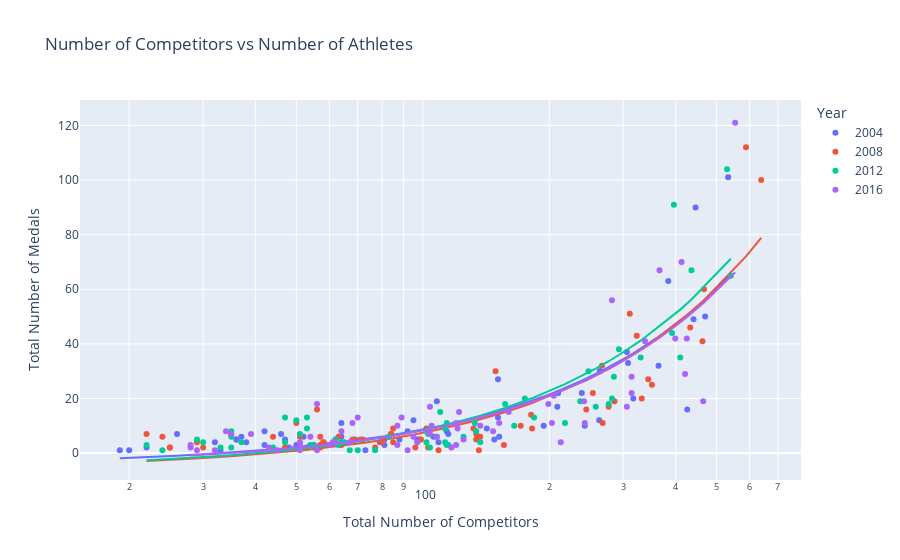

The notebook cell this image was saved under:
### Code cell
fig = px.scatter(
                 od,
                 x = od["Athletes"],
                 y = od["Total"],
                 trendline="ols",
                 labels={"Athletes" :"Total Number of Competitors",
                 "Total" : "Total Number of Medals"},
                 title=f"Number of Competitors vs Number of Athletes",
                 hover_data=["Country"],
                 log_x=True,
                 facet_col= "Year",
                 color = "Year"
                )
fig.show()

### Figure 1 — Plotly figure (JSON) as saved in the notebook; plotly's stock layout.template omitted (floating-point values rounded to 4 significant figures)
{"data": [{"customdata": [["Argentina"], ["Australia"], ["Azerbaijan"], ["Bahamas"], ["Belarus"], ["Belgium"], ["Brazil"], ["Bulgaria"], ["Canada"], ["China"], ["Chinese Taipei"], ["Colombia"], ["Croatia"], ["Cuba"], ["Czech Republic"], ["Denmark"], ["Dominican Republic"], ["Egypt"], ["Estonia"], ["Ethiopia"], ["Finland"], ["France"], ["Georgia"], ["Germany"], ["Great Britain"], ["Greece"], ["Hungary"], ["India"], ["Indonesia"], ["Iran"], ["Italy"], ["Jamaica"], ["Japan"], ["Kazakhstan"], ["Kenya"], ["Lithuania"], ["Mexico"], ["Mongolia"], ["Morocco"], ["Netherlands"], ["New Zealand"], ["North Korea"], ["Norway"], ["Poland"], ["Portugal"], ["Romania"], ["Russia"], ["Slovakia"], ["Slovenia"], ["South Africa"], ["South Korea"], ["Spain"], ["Sweden"], ["Switzerland"], ["Thailand"], ["Trinidad and Tobago"], ["Turkey"], ["Ukraine"], ["United States"], ["Uzbekistan"], ["Venezuela"]], "hovertemplate": "Year=2004<br>Total Number of Competitors=%{x}<br>Total Number of Medals=%{y}<br>Country=%{customdata[0]}<extra></extra>", "legendgroup": "2004", "marker": {"color": "#636efa", "symbol": "circle"}, "mode": "markers", "name": "2004", "orientation": "v", "showlegend": true, "type": "scatter", "x": [152, 470, 36, 22, 151, 50, 243, 95, 263, 384, 88, 53, 81, 151, 142, 92, 33, 97, 42, 26, 53, 308, 32, 441, 264, 426, 209, 73, 38, 37, 364, 47, 306, 114, 46, 59, 109, 20, 55, 210, 148, 36, 52, 194, 81, 108, 446, 64, 79, 106, 264, 317, 115, 98, 42, 19, 64, 239, 533, 69, 48], "xaxis": "x", "y": [6, 50, 5, 2, 13, 3, 10, 12, 12, 63, 5, 2, 5, 27, 9, 8, 1, 5, 3, 7, 2, 33, 4, 49, 30, 16, 17, 1, 4, 6, 32, 5, 37, 8, 7, 3, 4, 1, 3, 22, 5, 5, 6, 10, 3, 19, 90, 6, 4, 6, 30, 20, 7, 5, 8, 1, 11, 22, 101, 5, 2], "yaxis": "y"}, {"hovertemplate": "<b>OLS trendline</b><br>Total = 0.128877 * Athletes + -4.30181<br>R<sup>2</sup>=0.734892<br><br>Year=2004<br>Total Number of Competitors=%{x}<br>Total Number of Medals=%{y} <b>(trend)</b><extra></extra>", "legendgroup": "2004", "marker": {"color": "#636efa", "symbol": "circle"}, "mode": "lines", "name": "2004", "showlegend": false, "type": "scatter", "x": [19, 20, 22, 26, 32, 33, 36, 36, 37, 38, 42, 42, 46, 47, 48, 50, 52, 53, 53, 55, 59, 64, 64, 69, 73, 79, 81, 81, 88, 92, 95, 97, 98, 106, 108, 109, 114, 115, 142, 148, 151, 151, 152, 194, 209, 210, 239, 243, 263, 264, 264, 306, 308, 317, 364, 384, 426, 441, 446, 470, 533], "xaxis": "x", "y": [-1.853, -1.724, -1.467, -0.951, -0.1777, -0.04886, 0.3378, 0.3378, 0.4666, 0.5955, 1.111, 1.111, 1.627, 1.755, 1.884, 2.142, 2.4, 2.529, 2.529, 2.786, 3.302, 3.946, 3.946, 4.591, 5.106, 5.879, 6.137, 6.137, 7.039, 7.555, 7.942, 8.199, 8.328, 9.359, 9.617, 9.746, 10.39, 10.52, 14.0, 14.77, 15.16, 15.16, 15.29, 20.7, 22.63, 22.76, 26.5, 27.02, 29.59, 29.72, 29.72, 35.13, 35.39, 36.55, 42.61, 45.19, 50.6, 52.53, 53.18, 56.27, 64.39], "yaxis": "y"}, {"customdata": [["Argentina"], ["Australia"], ["Azerbaijan"], ["Bahamas"], ["Belarus"], ["Belgium"], ["Brazil"], ["Bulgaria"], ["Canada"], ["China"], ["Chinese Taipei"], ["Colombia"], ["Croatia"], ["Cuba"], ["Czech Republic"], ["Denmark"], ["Dominican Republic"], ["Egypt"], ["Estonia"], ["Ethiopia"], ["Finland"], ["France"], ["Georgia"], ["Germany"], ["Great Britain"], ["Greece"], ["Hungary"], ["India"], ["Indonesia"], ["Iran"], ["Italy"], ["Jamaica"], ["Japan"], ["Kazakhstan"], ["Kenya"], ["Lithuania"], ["Mexico"], ["Mongolia"], ["Morocco"], ["Netherlands"], ["New Zealand"], ["North Korea"], ["Norway"], ["Poland"], ["Portugal"], ["Romania"], ["Russia"], ["Slovakia"], ["Slovenia"], ["South Africa"], ["South Korea"], ["Spain"], ["Sweden"], ["Switzerland"], ["Thailand"], ["Trinidad and Tobago"], ["Turkey"], ["Ukraine"], ["United States"], ["Uzbekistan"], ["Venezuela"]], "hovertemplate": "Year=2008<br>Total Number of Competitors=%{x}<br>Total Number of Medals=%{y}<br>Country=%{customdata[0]}<extra></extra>", "legendgroup": "2008", "marker": {"color": "#EF553B", "symbol": "circle"}, "mode": "markers", "name": "2008", "orientation": "v", "showlegend": true, "type": "scatter", "x": [137, 433, 44, 25, 181, 96, 277, 72, 332, 639, 80, 64, 99, 149, 134, 84, 25, 103, 47, 22, 58, 323, 35, 463, 311, 156, 171, 57, 24, 55, 344, 50, 351, 132, 56, 71, 85, 29, 57, 245, 182, 63, 85, 268, 77, 102, 467, 57, 62, 136, 267, 286, 134, 84, 51, 30, 68, 254, 588, 58, 109], "xaxis": "x", "y": [6, 46, 6, 2, 14, 2, 17, 5, 20, 100, 4, 3, 5, 30, 7, 7, 2, 2, 2, 7, 4, 43, 7, 41, 51, 3, 10, 3, 6, 2, 27, 11, 25, 9, 16, 5, 4, 4, 2, 16, 9, 6, 9, 11, 2, 9, 60, 6, 5, 1, 32, 19, 5, 7, 6, 2, 5, 22, 112, 4, 1], "yaxis": "y"}, {"hovertemplate": "<b>OLS trendline</b><br>Total = 0.132426 * Athletes + -5.81763<br>R<sup>2</sup>=0.788082<br><br>Year=2008<br>Total Number of Competitors=%{x}<br>Total Number of Medals=%{y} <b>(trend)</b><extra></extra>", "legendgroup": "2008", "marker": {"color": "#EF553B", "symbol": "circle"}, "mode": "lines", "name": "2008", "showlegend": false, "type": "scatter", "x": [22, 24, 25, 25, 29, 30, 35, 44, 47, 50, 51, 55, 56, 57, 57, 57, 58, 58, 62, 63, 64, 68, 71, 72, 77, 80, 84, 84, 85, 85, 96, 99, 102, 103, 109, 132, 134, 134, 136, 137, 149, 156, 171, 181, 182, 245, 254, 267, 268, 277, 286, 311, 323, 332, 344, 351, 433, 463, 467, 588, 639], "xaxis": "x", "y": [-2.904, -2.639, -2.507, -2.507, -1.977, -1.845, -1.183, 0.009121, 0.4064, 0.8037, 0.9361, 1.466, 1.598, 1.731, 1.731, 1.731, 1.863, 1.863, 2.393, 2.525, 2.658, 3.187, 3.585, 3.717, 4.379, 4.776, 5.306, 5.306, 5.439, 5.439, 6.895, 7.293, 7.69, 7.822, 8.617, 11.66, 11.93, 11.93, 12.19, 12.32, 13.91, 14.84, 16.83, 18.15, 18.28, 26.63, 27.82, 29.54, 29.67, 30.86, 32.06, 35.37, 36.96, 38.15, 39.74, 40.66, 51.52, 55.5, 56.03, 72.05, 78.8], "yaxis": "y"}, {"customdata": [["Argentina"], ["Australia"], ["Azerbaijan"], ["Bahamas"], ["Belarus"], ["Belgium"], ["Brazil"], ["Bulgaria"], ["Canada"], ["China"], ["Chinese Taipei"], ["Colombia"], ["Croatia"], ["Cuba"], ["Czech Republic"], ["Denmark"], ["Dominican Republic"], ["Egypt"], ["Estonia"], ["Ethiopia"], ["Finland"], ["France"], ["Georgia"], ["Germany"], ["Great Britain"], ["Greece"], ["Hungary"], ["India"], ["Indonesia"], ["Iran"], ["Italy"], ["Jamaica"], ["Japan"], ["Kazakhstan"], ["Kenya"], ["Lithuania"], ["Mexico"], ["Mongolia"], ["Morocco"], ["Netherlands"], ["New Zealand"], ["North Korea"], ["Norway"], ["Poland"], ["Portugal"], ["Romania"], ["Russia"], ["Slovakia"], ["Slovenia"], ["South Africa"], ["South Korea"], ["Spain"], ["Sweden"], ["Switzerland"], ["Thailand"], ["Trinidad and Tobago"], ["Turkey"], ["Ukraine"], ["United States"], ["Uzbekistan"], ["Venezuela"]], "hovertemplate": "Year=2012<br>Total Number of Competitors=%{x}<br>Total Number of Medals=%{y}<br>Country=%{customdata[0]}<extra></extra>", "legendgroup": "2012", "marker": {"color": "#00cc96", "symbol": "circle"}, "mode": "markers", "name": "2012", "orientation": "v", "showlegend": true, "type": "scatter", "x": [137, 410, 53, 24, 165, 115, 258, 63, 277, 396, 44, 104, 108, 110, 133, 113, 35, 113, 33, 35, 55, 330, 35, 392, 541, 104, 157, 83, 22, 53, 285, 50, 293, 114, 47, 62, 102, 29, 67, 175, 184, 51, 64, 218, 77, 103, 436, 47, 65, 125, 248, 282, 134, 102, 37, 30, 114, 237, 530, 54, 70], "xaxis": "x", "y": [4, 35, 9, 1, 10, 3, 17, 3, 18, 91, 2, 9, 6, 15, 11, 9, 2, 4, 2, 8, 3, 35, 6, 44, 65, 2, 18, 6, 3, 13, 28, 12, 38, 11, 13, 5, 8, 5, 1, 20, 13, 7, 4, 11, 1, 7, 67, 4, 4, 6, 30, 20, 8, 4, 4, 4, 3, 19, 104, 3, 1], "yaxis": "y"}, {"hovertemplate": "<b>OLS trendline</b><br>Total = 0.142201 * Athletes + -5.75175<br>R<sup>2</sup>=0.780191<br><br>Year=2012<br>Total Number of Competitors=%{x}<br>Total Number of Medals=%{y} <b>(trend)</b><extra></extra>", "legendgroup": "2012", "marker": {"color": "#00cc96", "symbol": "circle"}, "mode": "lines", "name": "2012", "showlegend": false, "type": "scatter", "x": [22, 24, 29, 30, 33, 35, 35, 35, 37, 44, 47, 47, 50, 51, 53, 53, 54, 55, 62, 63, 64, 65, 67, 70, 77, 83, 102, 102, 103, 104, 104, 108, 110, 113, 113, 114, 114, 115, 125, 133, 134, 137, 157, 165, 175, 184, 218, 237, 248, 258, 277, 282, 285, 293, 330, 392, 396, 410, 436, 530, 541], "xaxis": "x", "y": [-2.623, -2.339, -1.628, -1.486, -1.059, -0.7747, -0.7747, -0.7747, -0.4903, 0.5051, 0.9317, 0.9317, 1.358, 1.501, 1.785, 1.785, 1.927, 2.069, 3.065, 3.207, 3.349, 3.491, 3.776, 4.202, 5.198, 6.051, 8.753, 8.753, 8.895, 9.037, 9.037, 9.606, 9.89, 10.32, 10.32, 10.46, 10.46, 10.6, 12.02, 13.16, 13.3, 13.73, 16.57, 17.71, 19.13, 20.41, 25.25, 27.95, 29.51, 30.94, 33.64, 34.35, 34.78, 35.91, 41.17, 49.99, 50.56, 52.55, 56.25, 69.61, 71.18], "yaxis": "y"}, {"customdata": [["Argentina"], ["Australia"], ["Azerbaijan"], ["Bahamas"], ["Belarus"], ["Belgium"], ["Brazil"], ["Bulgaria"], ["Canada"], ["China"], ["Chinese Taipei"], ["Colombia"], ["Croatia"], ["Cuba"], ["Czech Republic"], ["Denmark"], ["Dominican Republic"], ["Egypt"], ["Estonia"], ["Ethiopia"], ["Finland"], ["France"], ["Georgia"], ["Germany"], ["Great Britain"], ["Greece"], ["Hungary"], ["India"], ["Indonesia"], ["Iran"], ["Italy"], ["Jamaica"], ["Japan"], ["Kazakhstan"], ["Kenya"], ["Lithuania"], ["Mexico"], ["Mongolia"], ["Morocco"], ["Netherlands"], ["New Zealand"], ["North Korea"], ["Norway"], ["Poland"], ["Portugal"], ["Romania"], ["Russia"], ["Slovakia"], ["Slovenia"], ["South Africa"], ["South Korea"], ["Spain"], ["Sweden"], ["Switzerland"], ["Thailand"], ["Trinidad and Tobago"], ["Turkey"], ["Ukraine"], ["United States"], ["Uzbekistan"], ["Venezuela"]], "hovertemplate": "Year=2016<br>Total Number of Competitors=%{x}<br>Total Number of Medals=%{y}<br>Country=%{customdata[0]}<extra></extra>", "legendgroup": "2016", "marker": {"color": "#ab63fa", "symbol": "circle"}, "mode": "markers", "name": "2016", "orientation": "v", "showlegend": true, "type": "scatter", "x": [213, 421, 56, 28, 121, 108, 465, 51, 314, 413, 60, 147, 87, 120, 105, 122, 29, 120, 45, 34, 56, 399, 39, 425, 366, 95, 160, 117, 28, 64, 314, 68, 338, 104, 89, 67, 125, 43, 51, 242, 199, 35, 62, 243, 92, 97, 282, 51, 61, 137, 205, 306, 152, 104, 54, 32, 103, 203, 554, 70, 87], "xaxis": "x", "y": [4, 29, 18, 2, 9, 6, 19, 3, 22, 70, 3, 8, 10, 11, 10, 15, 1, 3, 1, 8, 1, 42, 7, 42, 67, 6, 15, 2, 3, 8, 28, 11, 41, 17, 13, 4, 5, 2, 1, 19, 18, 7, 4, 11, 1, 4, 56, 4, 4, 10, 21, 17, 11, 7, 6, 1, 8, 11, 121, 13, 3], "yaxis": "y"}, {"hovertemplate": "<b>OLS trendline</b><br>Total = 0.127726 * Athletes + -4.48874<br>R<sup>2</sup>=0.651686<br><br>Year=2016<br>Total Number of Competitors=%{x}<br>Total Number of Medals=%{y} <b>(trend)</b><extra></extra>", "legendgroup": "2016", "marker": {"color": "#ab63fa", "symbol": "circle"}, "mode": "lines", "name": "2016", "showlegend": false, "type": "scatter", "x": [28, 28, 29, 32, 34, 35, 39, 43, 45, 51, 51, 51, 54, 56, 56, 60, 61, 62, 64, 67, 68, 70, 87, 87, 89, 92, 95, 97, 103, 104, 104, 105, 108, 117, 120, 120, 121, 122, 125, 137, 147, 152, 160, 199, 203, 205, 213, 242, 243, 282, 306, 314, 314, 338, 366, 399, 413, 421, 425, 465, 554], "xaxis": "x", "y": [-0.9124, -0.9124, -0.7847, -0.4015, -0.1461, -0.01834, 0.4926, 1.003, 1.259, 2.025, 2.025, 2.025, 2.408, 2.664, 2.664, 3.175, 3.303, 3.43, 3.686, 4.069, 4.197, 4.452, 6.623, 6.623, 6.879, 7.262, 7.645, 7.901, 8.667, 8.795, 8.795, 8.922, 9.306, 10.46, 10.84, 10.84, 10.97, 11.09, 11.48, 13.01, 14.29, 14.93, 15.95, 20.93, 21.44, 21.7, 22.72, 26.42, 26.55, 31.53, 34.6, 35.62, 35.62, 38.68, 42.26, 46.47, 48.26, 49.28, 49.79, 54.9, 66.27], "yaxis": "y"}], "layout": {"legend": {"title": {"text": "Year"}, "tracegroupgap": 0}, "title": {"text": "Number of Competitors vs Number of Athletes"}, "xaxis": {"anchor": "y", "domain": [0, 1], "title": {"text": "Total Number of Competitors"}, "type": "log"}, "yaxis": {"anchor": "x", "domain": [0, 1], "title": {"text": "Total Number of Medals"}}}}
